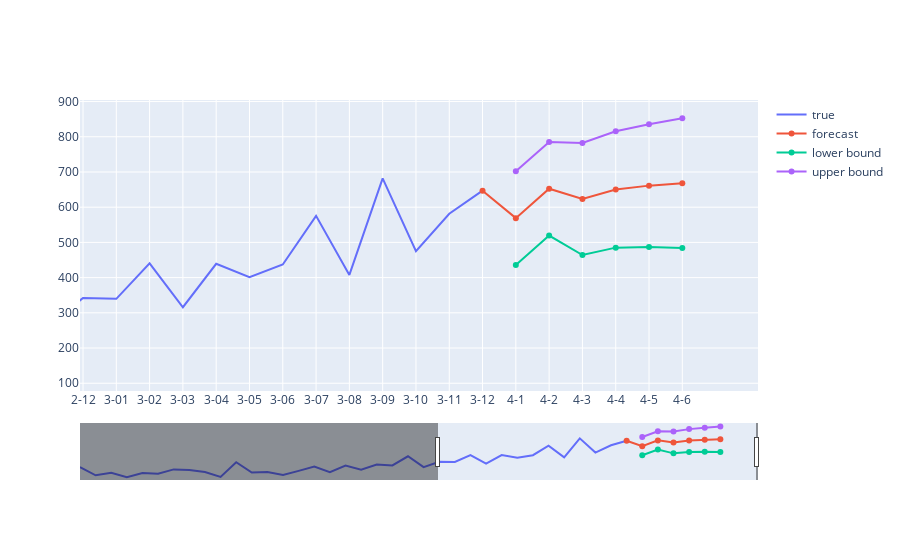

This figure's notebook cell:
### Code cell
fig = go.Figure([go.Scatter(name = 'true',x=df_shampoo['Month'], y=df_shampoo['Sales'])])
fig.add_trace(go.Scatter(name = 'forecast',x=df_forecast['Month'], y=df_forecast['Sales']))
fig.add_trace(go.Scatter(name = 'lower bound',x=df_forecast2['Month'], y=df_forecast2['lower']))
fig.add_trace(go.Scatter(name = 'upper bound',x=df_forecast2['Month'], y=df_forecast2['upper']))
fig.update_xaxes(rangeslider_visible=True)
fig.show()

### Figure 1 — Plotly figure (JSON) as saved in the notebook; plotly's stock layout.template omitted (floating-point values rounded to 4 significant figures)
{"data": [{"name": "true", "type": "scatter", "x": ["1-01", "1-02", "1-03", "1-04", "1-05", "1-06", "1-07", "1-08", "1-09", "1-10", "1-11", "1-12", "2-01", "2-02", "2-03", "2-04", "2-05", "2-06", "2-07", "2-08", "2-09", "2-10", "2-11", "2-12", "3-01", "3-02", "3-03", "3-04", "3-05", "3-06", "3-07", "3-08", "3-09", "3-10", "3-11", "3-12"], "y": [266, 145.9, 183.1, 119.3, 180.3, 168.5, 231.8, 224.5, 192.8, 122.9, 336.5, 185.9, 194.3, 149.5, 210.1, 273.3, 191.4, 287, 226, 303.6, 289.9, 421.6, 264.5, 342.3, 339.7, 440.4, 315.9, 439.3, 401.3, 437.4, 575.5, 407.6, 682, 475.3, 581.3, 646.9]}, {"name": "forecast", "type": "scatter", "x": ["3-12", "4-1", "4-2", "4-3", "4-4", "4-5", "4-6"], "y": [646.9, 568.9, 652.5, 623.4, 650.4, 661.2, 668.1]}, {"name": "lower bound", "type": "scatter", "x": ["4-1", "4-2", "4-3", "4-4", "4-5", "4-6"], "y": [436.0, 519.5, 464.2, 485.1, 486.9, 483.7]}, {"name": "upper bound", "type": "scatter", "x": ["4-1", "4-2", "4-3", "4-4", "4-5", "4-6"], "y": [701.9, 785.5, 782.5, 815.7, 835.5, 852.5]}], "layout": {"autosize": true, "xaxis": {"autorange": false, "range": [22.91, 43.27], "rangeslider": {"autorange": true, "range": [0, 43.27], "visible": true, "yaxis": {"_template": null, "rangemode": "match"}}, "type": "category"}, "yaxis": {"autorange": true, "range": [77.13, 920.5], "type": "linear"}}}
